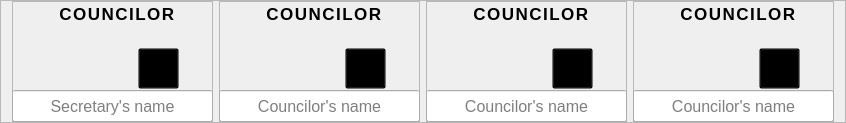
           <widget class="QFrame" name="frame_9">
            <property name="frameShape">
             <enum>QFrame::StyledPanel</enum>
            </property>
            <property name="frameShadow">
             <enum>QFrame::Raised</enum>
            </property>
            <layout class="QHBoxLayout" name="horizontalLayout_7">
             <property name="topMargin">
              <number>0</number>
             </property>
             <property name="bottomMargin">
              <number>0</number>
             </property>
             <item>
              <widget class="QFrame" name="frame_19">
               <property name="minimumSize">
                <size>
                 <width>201</width>
                 <height>121</height>
                </size>
               </property>
               <property name="maximumSize">
                <size>
                 <width>201</width>
                 <height>121</height>
                </size>
               </property>
               <property name="frameShape">
                <enum>QFrame::StyledPanel</enum>
               </property>
               <property name="frameShadow">
                <enum>QFrame::Raised</enum>
               </property>
               <widget class="QLabel" name="councilor_img5">
                <property name="geometry">
                 <rect>
                  <x>55</x>
                  <y>26</y>
                  <width>91</width>
                  <height>63</height>
                 </rect>
                </property>
                <property name="minimumSize">
                 <size>
                  <width>91</width>
                  <height>63</height>
                 </size>
                </property>
                <property name="styleSheet">
                 <string notr="true">background-color: transparent;</string>
                </property>
                <property name="text">
                 <string/>
                </property>
                <property name="pixmap">
                 <pixmap>../images&amp;icon/councilor.png</pixmap>
                </property>
                <property name="scaledContents">
                 <bool>true</bool>
                </property>
               </widget>
               <widget class="QPushButton" name="add_councilor_button5">
                <property name="geometry">
                 <rect>
                  <x>126</x>
                  <y>47</y>
                  <width>41</width>
                  <height>41</height>
                 </rect>
                </property>
                <property name="cursor">
                 <cursorShape>PointingHandCursor</cursorShape>
                </property>
                <property name="styleSheet">
                 <string notr="true">background-color: transparent;</string>
                </property>
                <property name="text">
                 <string/>
                </property>
                <property name="icon">
                 <iconset>
                  <normaloff>../images&amp;icon/add_yellow.png</normaloff>../images&amp;icon/add_yellow.png</iconset>
                </property>
                <property name="iconSize">
                 <size>
                  <width>50</width>
                  <height>50</height>
                 </size>
                </property>
               </widget>
               <widget class="QLabel" name="label_9">
                <property name="geometry">
                 <rect>
                  <x>30</x>
                  <y>0</y>
                  <width>151</width>
                  <height>26</height>
                 </rect>
                </property>
                <property name="font">
                 <font>
                  <pointsize>13</pointsize>
                  <bold>true</bold>
                 </font>
                </property>
                <property name="styleSheet">
                 <string notr="true">letter-spacing: 1.5px;</string>
                </property>
                <property name="text">
                 <string>&lt;html&gt;&lt;head/&gt;&lt;body&gt;&lt;p align=&quot;center&quot;&gt;COUNCILOR&lt;/p&gt;&lt;/body&gt;&lt;/html&gt;</string>
                </property>
               </widget>
               <widget class="QLineEdit" name="councilor_display_5">
                <property name="geometry">
                 <rect>
                  <x>0</x>
                  <y>89</y>
                  <width>201</width>
                  <height>32</height>
                 </rect>
                </property>
                <property name="font">
                 <font>
                  <pointsize>12</pointsize>
                 </font>
                </property>
                <property name="styleSheet">
                 <string notr="true">text-align: center;</string>
                </property>
                <property name="alignment">
                 <set>Qt::AlignCenter</set>
                </property>
                <property name="readOnly">
                 <bool>true</bool>
                </property>
                <property name="placeholderText">
                 <string>Secretary's name</string>
                </property>
                <property name="cursorMoveStyle">
                 <enum>Qt::LogicalMoveStyle</enum>
                </property>
                <property name="clearButtonEnabled">
                 <bool>false</bool>
                </property>
               </widget>
              </widget>
             </item>
             <item>
              <widget class="QFrame" name="frame_20">
               <property name="minimumSize">
                <size>
                 <width>201</width>
                 <height>121</height>
                </size>
               </property>
               <property name="maximumSize">
                <size>
                 <width>201</width>
                 <height>121</height>
                </size>
               </property>
               <property name="frameShape">
                <enum>QFrame::StyledPanel</enum>
               </property>
               <property name="frameShadow">
                <enum>QFrame::Raised</enum>
               </property>
               <widget class="QLabel" name="councilor_img6">
                <property name="geometry">
                 <rect>
                  <x>55</x>
                  <y>26</y>
                  <width>91</width>
                  <height>63</height>
                 </rect>
                </property>
                <property name="minimumSize">
                 <size>
                  <width>91</width>
                  <height>63</height>
                 </size>
                </property>
                <property name="styleSheet">
                 <string notr="true">background-color: transparent;</string>
                </property>
                <property name="text">
                 <string/>
                </property>
                <property name="pixmap">
                 <pixmap>../images&amp;icon/councilor.png</pixmap>
                </property>
                <property name="scaledContents">
                 <bool>true</bool>
                </property>
               </widget>
               <widget class="QPushButton" name="add_councilor_button6">
                <property name="geometry">
                 <rect>
                  <x>126</x>
                  <y>47</y>
                  <width>41</width>
                  <height>41</height>
                 </rect>
                </property>
                <property name="cursor">
                 <cursorShape>PointingHandCursor</cursorShape>
                </property>
                <property name="styleSheet">
                 <string notr="true">background-color: transparent;</string>
                </property>
                <property name="text">
                 <string/>
                </property>
                <property name="icon">
                 <iconset>
                  <normaloff>../images&amp;icon/add_yellow.png</normaloff>../images&amp;icon/add_yellow.png</iconset>
                </property>
                <property name="iconSize">
                 <size>
                  <width>50</width>
                  <height>50</height>
                 </size>
                </property>
               </widget>
               <widget class="QLabel" name="label_10">
                <property name="geometry">
                 <rect>
                  <x>30</x>
                  <y>0</y>
                  <width>151</width>
                  <height>26</height>
                 </rect>
                </property>
                <property name="font">
                 <font>
                  <pointsize>13</pointsize>
                  <bold>true</bold>
                 </font>
                </property>
                <property name="styleSheet">
                 <string notr="true">letter-spacing: 1.5px;</string>
                </property>
                <property name="text">
                 <string>&lt;html&gt;&lt;head/&gt;&lt;body&gt;&lt;p align=&quot;center&quot;&gt;COUNCILOR&lt;/p&gt;&lt;/body&gt;&lt;/html&gt;</string>
                </property>
               </widget>
               <widget class="QLineEdit" name="councilor_display_6">
                <property name="geometry">
                 <rect>
                  <x>0</x>
                  <y>89</y>
                  <width>201</width>
                  <height>32</height>
                 </rect>
                </property>
                <property name="font">
                 <font>
                  <pointsize>12</pointsize>
                 </font>
                </property>
                <property name="styleSheet">
                 <string notr="true">text-align: center;</string>
                </property>
                <property name="alignment">
                 <set>Qt::AlignCenter</set>
                </property>
                <property name="readOnly">
                 <bool>true</bool>
                </property>
                <property name="placeholderText">
                 <string>Councilor's name</string>
                </property>
                <property name="cursorMoveStyle">
                 <enum>Qt::LogicalMoveStyle</enum>
                </property>
                <property name="clearButtonEnabled">
                 <bool>false</bool>
                </property>
               </widget>
              </widget>
             </item>
             <item>
              <widget class="QFrame" name="frame_21">
               <property name="minimumSize">
                <size>
                 <width>201</width>
                 <height>121</height>
                </size>
               </property>
               <property name="maximumSize">
                <size>
                 <width>201</width>
                 <height>121</height>
                </size>
               </property>
               <property name="frameShape">
                <enum>QFrame::StyledPanel</enum>
               </property>
               <property name="frameShadow">
                <enum>QFrame::Raised</enum>
               </property>
               <widget class="QLabel" name="councilor_img7">
                <property name="geometry">
                 <rect>
                  <x>55</x>
                  <y>26</y>
                  <width>91</width>
                  <height>63</height>
                 </rect>
                </property>
                <property name="minimumSize">
                 <size>
                  <width>91</width>
                  <height>63</height>
                 </size>
                </property>
                <property name="styleSheet">
                 <string notr="true">background-color: transparent;</string>
                </property>
                <property name="text">
                 <string/>
                </property>
                <property name="pixmap">
                 <pixmap>../images&amp;icon/councilor.png</pixmap>
                </property>
                <property name="scaledContents">
                 <bool>true</bool>
                </property>
               </widget>
               <widget class="QPushButton" name="add_councilor_button7">
                <property name="geometry">
                 <rect>
                  <x>126</x>
                  <y>47</y>
                  <width>41</width>
                  <height>41</height>
                 </rect>
                </property>
                <property name="cursor">
                 <cursorShape>PointingHandCursor</cursorShape>
                </property>
                <property name="styleSheet">
                 <string notr="true">background-color: transparent;</string>
                </property>
                <property name="text">
                 <string/>
                </property>
                <property name="icon">
                 <iconset>
                  <normaloff>../images&amp;icon/add_yellow.png</normaloff>../images&amp;icon/add_yellow.png</iconset>
                </property>
                <property name="iconSize">
                 <size>
                  <width>50</width>
                  <height>50</height>
                 </size>
                </property>
               </widget>
               <widget class="QLabel" name="label_11">
                <property name="geometry">
                 <rect>
                  <x>30</x>
                  <y>0</y>
                  <width>151</width>
                  <height>26</height>
                 </rect>
                </property>
                <property name="font">
                 <font>
                  <pointsize>13</pointsize>
                  <bold>true</bold>
                 </font>
                </property>
                <property name="styleSheet">
                 <string notr="true">letter-spacing: 1.5px;</string>
                </property>
                <property name="text">
                 <string>&lt;html&gt;&lt;head/&gt;&lt;body&gt;&lt;p align=&quot;center&quot;&gt;COUNCILOR&lt;/p&gt;&lt;/body&gt;&lt;/html&gt;</string>
                </property>
               </widget>
               <widget class="QLineEdit" name="councilor_display_7">
                <property name="geometry">
                 <rect>
                  <x>0</x>
                  <y>89</y>
                  <width>201</width>
                  <height>32</height>
                 </rect>
                </property>
                <property name="font">
                 <font>
                  <pointsize>12</pointsize>
                 </font>
                </property>
                <property name="styleSheet">
                 <string notr="true">text-align: center;</string>
                </property>
                <property name="alignment">
                 <set>Qt::AlignCenter</set>
                </property>
                <property name="readOnly">
                 <bool>true</bool>
                </property>
                <property name="placeholderText">
                 <string>Councilor's name</string>
                </property>
                <property name="cursorMoveStyle">
                 <enum>Qt::LogicalMoveStyle</enum>
                </property>
                <property name="clearButtonEnabled">
                 <bool>false</bool>
                </property>
               </widget>
              </widget>
             </item>
             <item>
              <widget class="QFrame" name="frame_22">
               <property name="minimumSize">
                <size>
                 <width>201</width>
                 <height>121</height>
                </size>
               </property>
               <property name="maximumSize">
                <size>
                 <width>201</width>
                 <height>121</height>
                </size>
               </property>
               <property name="frameShape">
                <enum>QFrame::StyledPanel</enum>
               </property>
               <property name="frameShadow">
                <enum>QFrame::Raised</enum>
               </property>
               <widget class="QLabel" name="councilor_img8">
                <property name="geometry">
                 <rect>
                  <x>55</x>
                  <y>26</y>
                  <width>91</width>
                  <height>63</height>
                 </rect>
                </property>
                <property name="minimumSize">
                 <size>
                  <width>91</width>
                  <height>63</height>
                 </size>
                </property>
                <property name="styleSheet">
                 <string notr="true">background-color: transparent;</string>
                </property>
                <property name="text">
                 <string/>
                </property>
                <property name="pixmap">
                 <pixmap>../images&amp;icon/councilor.png</pixmap>
                </property>
                <property name="scaledContents">
                 <bool>true</bool>
                </property>
               </widget>
               <widget class="QPushButton" name="add_councilor_button8">
                <property name="geometry">
                 <rect>
                  <x>126</x>
                  <y>47</y>
                  <width>41</width>
                  <height>41</height>
                 </rect>
                </property>
                <property name="cursor">
                 <cursorShape>PointingHandCursor</cursorShape>
                </property>
                <property name="styleSheet">
                 <string notr="true">background-color: transparent;</string>
                </property>
                <property name="text">
                 <string/>
                </property>
                <property name="icon">
                 <iconset>
                  <normaloff>../images&amp;icon/add_yellow.png</normaloff>../images&amp;icon/add_yellow.png</iconset>
                </property>
                <property name="iconSize">
                 <size>
                  <width>50</width>
                  <height>50</height>
                 </size>
                </property>
               </widget>
               <widget class="QLabel" name="label_12">
                <property name="geometry">
                 <rect>
                  <x>30</x>
                  <y>0</y>
                  <width>151</width>
                  <height>26</height>
                 </rect>
                </property>
                <property name="font">
                 <font>
                  <pointsize>13</pointsize>
                  <bold>true</bold>
                 </font>
                </property>
                <property name="styleSheet">
                 <string notr="true">letter-spacing: 1.5px;</string>
                </property>
                <property name="text">
                 <string>&lt;html&gt;&lt;head/&gt;&lt;body&gt;&lt;p align=&quot;center&quot;&gt;COUNCILOR&lt;/p&gt;&lt;/body&gt;&lt;/html&gt;</string>
                </property>
               </widget>
               <widget class="QLineEdit" name="councilor_display_8">
                <property name="geometry">
                 <rect>
                  <x>0</x>
                  <y>89</y>
                  <width>201</width>
                  <height>32</height>
                 </rect>
                </property>
                <property name="font">
                 <font>
                  <pointsize>12</pointsize>
                 </font>
                </property>
                <property name="styleSheet">
                 <string notr="true">text-align: center;</string>
                </property>
                <property name="alignment">
                 <set>Qt::AlignCenter</set>
                </property>
                <property name="readOnly">
                 <bool>true</bool>
                </property>
                <property name="placeholderText">
                 <string>Councilor's name</string>
                </property>
                <property name="cursorMoveStyle">
                 <enum>Qt::LogicalMoveStyle</enum>
                </property>
                <property name="clearButtonEnabled">
                 <bool>false</bool>
                </property>
               </widget>
              </widget>
             </item>
            </layout>
           </widget>
